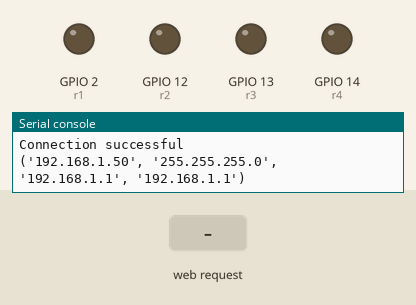
Simulated run of this program. Board: ESP32 board running MicroPython. On the bench: output pins drawn as LEDs (lit = HIGH), the last lines printed to the serial console. The test bench sets the inputs (shaded band). WiFi joins after 1.5 s.

Above: at 2.7 s.
2.8 s: HTTP request GET /?r1=0 received
At 3.6 s:
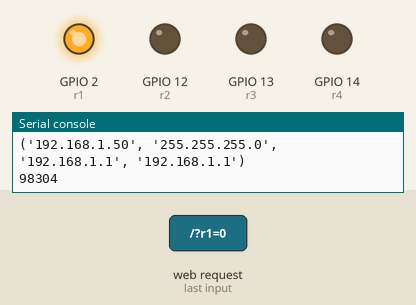
4.3 s: HTTP request GET /?r2=0 received
At 4.7 s:
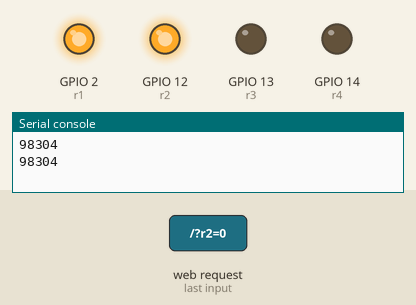
5.8 s: HTTP request GET /?r1=1 received
At 7.0 s:
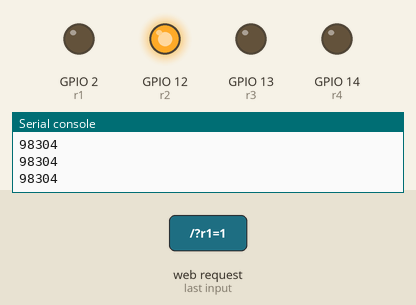
7.3 s: HTTP request GET /?r3=0 received
At 8.2 s:
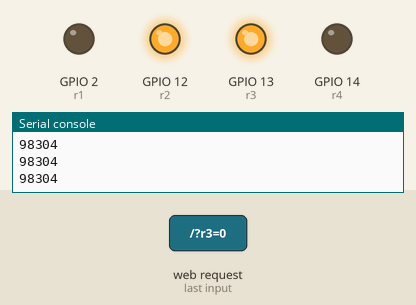
8.8 s: HTTP request GET /?r2=1 received
At 9.3 s:
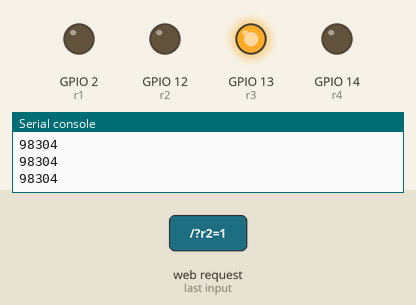
10.3 s: HTTP request GET /?r4=0 received
At 11.7 s:
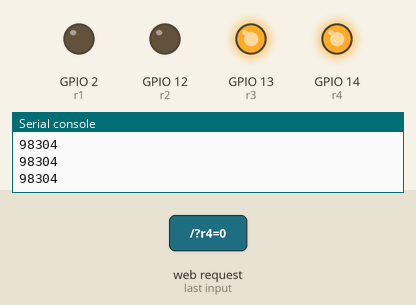
Timing chart, 0 to 12.8 s (numbered marks = the images above; inputs shaded):
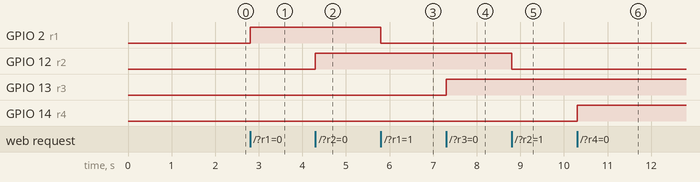

The program:

main.py
```python
try:
    import usocket as socket
except:
    import socket
def web_page():
  if r1.value() == 1:
    r1_state = ''
  else:
    r1_state = 'checked'
  if r2.value() == 1:
    r2_state = ''
  else:
    r2_state = 'checked'
  if r3.value() == 1:
    r3_state = ''
  else:
    r3_state = 'checked'
  if r4.value() == 1:
    r4_state = ''
  else:
    r4_state = 'checked'
  html = """
  <html>
<head>
<meta name="viewport" content="width=300, initial-scale=1.0">
<title>Raspberry Rack</title>
<style>body{background:#000}.gC{display:grid;grid:repeat(4,1fr) / 1fr 1fr;grid-template-areas:"p1 p1" "p2 p2" "p3 p3" "p4 p4"}.p1,.p2,.p3,.p4{display:grid;place-self:center center;outline:3px solid #272727;background:#444;width:auto;margin:0 auto;grid:1fr / 1fr 1fr;grid-template-areas:". bO"}.p1{grid-area:p1}.p2{grid-area:p2}.p3{grid-area:p3}.p4{grid-area:p4}h1{color:#fff}.up{background:#2f2f2f;padding:1em 2.1em 1.1em;border-radius:3px;margin:8px;display:inline-block;font-family:sans-serif;font-weight:800;font-size:.85em;text:center;box-shadow:0 -0.3rem 0 #0000001A inset}.bO{grid-area:bO;place-self:center center}.sW{position:relative;display:inline-block;width:88px;height:50px}.sW input{display:none}.sl{position:absolute;inset:0;background-color:#ccc;border-radius:34px}.sl:before{position:absolute;content:"";height:32px;width:32px;left:8px;bottom:8px;background:#fff;-webkit-transition:.4s;transition:.4s;border-radius:68px}input:checked+.sl{background-color:#2196f3}input:checked+.sl:before{-webkit-transform:translateX(42px);-ms-transform:translateX(42px);transform:translateX(42px)}</style>
<script>function tC(a){var b=new XMLHttpRequest();if(a.checked){b.open("GET","/?r"+a.id+"=1",true)}else{b.open("GET","/?r"+a.id+"=0",true)}b.send()};</script>
</head>
<body>
<div class="gC">
<div class="p1">
<h1 class="up">Pi1</h1>
<div class="bO"> <label class="sW"><input type="checkbox" onchange="tC(this)" id="1" %s><span class="sl"></span></label></div>
</div>
<div class="p2">
<h1 class="up">Pi2</h1>
<div class="bO"> <label class="sW"><input type="checkbox" onchange="tC(this)" id="2" %s><span class="sl"></span></label></div>
</div>
<div class="p3">
<h1 class="up">Pi3</h1>
<div class="bO"> <label class="sW"><input type="checkbox" onchange="tC(this)" id="3" %s><span class="sl"></span></label></div>
</div>
<div class="p4">
<h1 class="up">Pi4</h1>
<div class="bO"> <label class="sW"><input type="checkbox" onchange="tC(this)" id="4" %s><span class="sl"></span></label></div>
</div>
</div>
</body>
</html>
  """ % (r1_state, r2_state, r3_state, r4_state)
  return html

s = socket.socket(socket.AF_INET, socket.SOCK_STREAM)
s.bind(('', 80))
s.listen(5)

while True:
  try:
    if gc.mem_free() < 120000:
      gc.collect()
    conn, addr = s.accept()
    conn.settimeout(3.0)
    request = conn.recv(512)
    conn.settimeout(None)
    request = str(request)
    r1_on = request.find('/?r1=1')
    r1_off = request.find('/?r1=0')
    r2_on = request.find('/?r2=1')
    r2_off = request.find('/?r2=0')
    r3_on = request.find('/?r3=1')
    r3_off = request.find('/?r3=0')
    r4_on = request.find('/?r4=1')
    r4_off = request.find('/?r4=0')
    if r1_on == 6:
      r1.value(0)
    if r1_off == 6:
      r1.value(1)
    if r2_on == 6:
      r2.value(0)
    if r2_off == 6:
      r2.value(1)
    if r3_on == 6:
      r3.value(0)
    if r3_off == 6:
      r3.value(1)
    if r4_on == 6:
      r4.value(0)
    if r4_off == 6:
      r4.value(1)
    response = web_page()
    conn.send('HTTP/1.1 200 OK\n')
    conn.send('Content-Type: text/html\n')
    conn.send('Connection: close\n\n')
    conn.sendall(response)
    conn.close()
    print(gc.mem_free())
  except OSError as e:
    conn.close()
    print('Connection closed')
```

boot.py
```python
from machine import Pin
import network

import esp
esp.osdebug(None)

import gc
gc.collect()

ssid = 'ssid'
password = 'password'

station = network.WLAN(network.STA_IF)

station.active(True)
station.connect(ssid, password)

while station.isconnected() == False:
  pass

print('Connection successful')
print(station.ifconfig())

# ESP32 GPIO 26
r1 = Pin(2, Pin.OUT)
r2 = Pin(12, Pin.OUT)
r3 = Pin(13, Pin.OUT)
r4 = Pin(14, Pin.OUT)
```

Measured:
- after the input at 2.8 s, GPIO 2 (r1): LOW → HIGH at once
- after the input at 4.3 s, GPIO 12 (r2): LOW → HIGH at once
- after the input at 5.8 s, GPIO 2 (r1): HIGH → LOW at once
- after the input at 7.3 s, GPIO 13 (r3): LOW → HIGH at once
- after the input at 8.8 s, GPIO 12 (r2): HIGH → LOW at once
- after the input at 10.3 s, GPIO 14 (r4): LOW → HIGH at once
